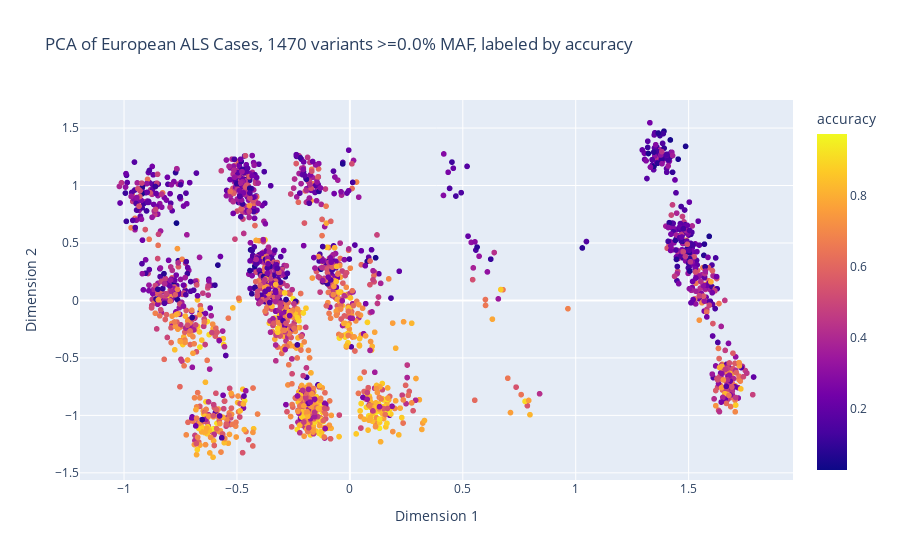
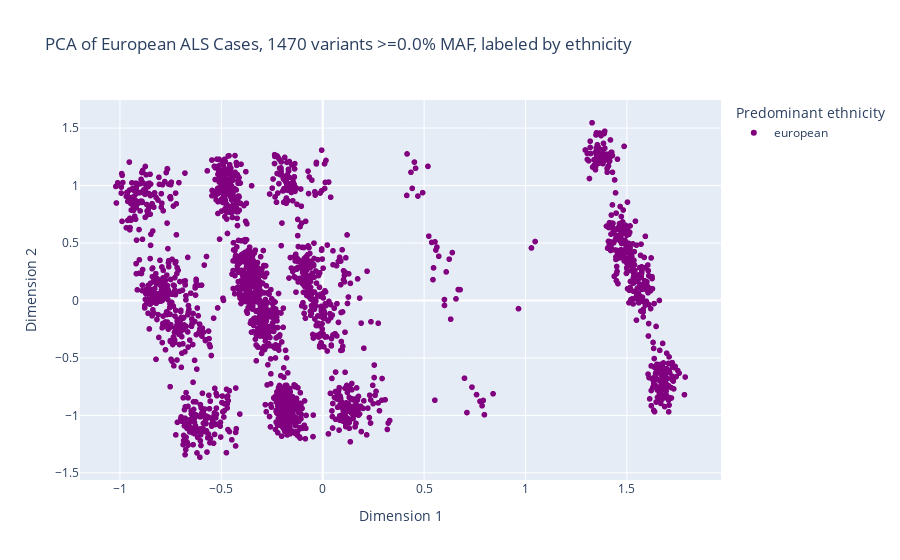

Write notebook code for charts like these, in order.
### Code cell
import plotly.graph_objects as go
import ipywidgets as widgets
from IPython.display import display, clear_output
import plotly.express as px

# Create initial scatter plots with 'wellPredicted' and 'Predominant ethnicity' as color column
variantThreshold = f'{config["vcfLike"]["minAlleleFrequency"]:.1%}'
fig1 = px.scatter(ethnicPCAvectors_df, 
                 x='Dimension 1', 
                 y='Dimension 2', 
                 color='accuracy',
                 hover_data=['Predominant ethnicity', 'accuracy', 'Sample ID'],
                 color_discrete_map={True: 'blue', False: 'red'},
                 title=f'PCA of European ALS Cases, {len(caseGenotypesBySample.columns)} variants >={variantThreshold} MAF, labeled by accuracy')
fig1.show()
fig2 = px.scatter(ethnicPCAvectors_df, 
                 x='Dimension 1', 
                 y='Dimension 2', 
                 color='Predominant ethnicity',
                 hover_data=['accuracy', 'Sample ID'],
                 color_discrete_map={'european': 'purple', 'african': 'yellow', 'east_asian': 'blue', 'south_asian': 'green'},
                 title=f'PCA of European ALS Cases, {len(caseGenotypesBySample.columns)} variants >={variantThreshold} MAF, labeled by ethnicity')
fig2.show()

### Figure 1 — Plotly figure (JSON) as saved in the notebook; plotly's stock layout.template omitted (floating-point values rounded to 4 significant figures; data arrays with more than 128 entries replaced by an {"elided": "..."} marker saying what was removed)
{"data": [{"customdata": {"elided": "2122x3 mixed values"}, "hovertemplate": "Dimension 1=%{x}<br>Dimension 2=%{y}<br>Predominant ethnicity=%{customdata[0]}<br>accuracy=%{marker.color}<br>Sample ID=%{customdata[2]}<extra></extra>", "legendgroup": "", "marker": {"color": {"elided": "2122 float values"}, "coloraxis": "coloraxis", "symbol": "circle"}, "mode": "markers", "name": "", "showlegend": false, "type": "scattergl", "x": {"elided": "2122 float values"}, "xaxis": "x", "y": {"elided": "2122 float values"}, "yaxis": "y"}], "layout": {"coloraxis": {"colorbar": {"title": {"text": "accuracy"}}, "colorscale": [[0, "#0d0887"], [0.1111, "#46039f"], [0.2222, "#7201a8"], [0.3333, "#9c179e"], [0.4444, "#bd3786"], [0.5556, "#d8576b"], [0.6667, "#ed7953"], [0.7778, "#fb9f3a"], [0.8889, "#fdca26"], [1, "#f0f921"]]}, "legend": {"tracegroupgap": 0}, "title": {"text": "PCA of European ALS Cases, 1470 variants >=0.0% MAF, labeled by accuracy"}, "xaxis": {"anchor": "y", "domain": [0, 1], "title": {"text": "Dimension 1"}}, "yaxis": {"anchor": "x", "domain": [0, 1], "title": {"text": "Dimension 2"}}}}

### Figure 2 — Plotly figure (JSON) as saved in the notebook; plotly's stock layout.template omitted (floating-point values rounded to 4 significant figures; data arrays with more than 128 entries replaced by an {"elided": "..."} marker saying what was removed)
{"data": [{"customdata": {"elided": "2122x2 mixed values"}, "hovertemplate": "Predominant ethnicity=european<br>Dimension 1=%{x}<br>Dimension 2=%{y}<br>accuracy=%{customdata[0]}<br>Sample ID=%{customdata[1]}<extra></extra>", "legendgroup": "european", "marker": {"color": "purple", "symbol": "circle"}, "mode": "markers", "name": "european", "showlegend": true, "type": "scattergl", "x": {"elided": "2122 float values"}, "xaxis": "x", "y": {"elided": "2122 float values"}, "yaxis": "y"}], "layout": {"legend": {"title": {"text": "Predominant ethnicity"}, "tracegroupgap": 0}, "title": {"text": "PCA of European ALS Cases, 1470 variants >=0.0% MAF, labeled by ethnicity"}, "xaxis": {"anchor": "y", "domain": [0, 1], "title": {"text": "Dimension 1"}}, "yaxis": {"anchor": "x", "domain": [0, 1], "title": {"text": "Dimension 2"}}}}
